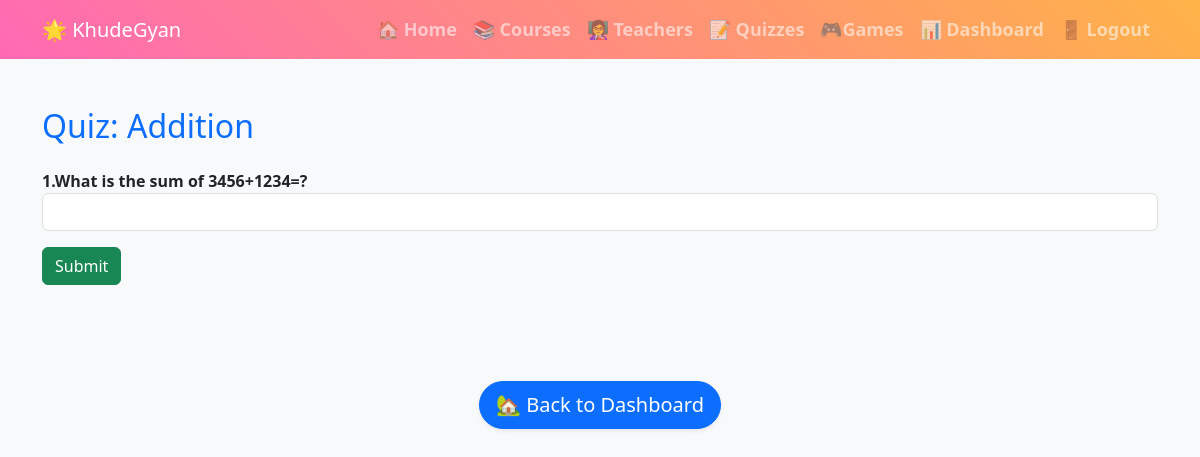
Before: /solve-quiz/Addition/ (signed in) with the older database file.
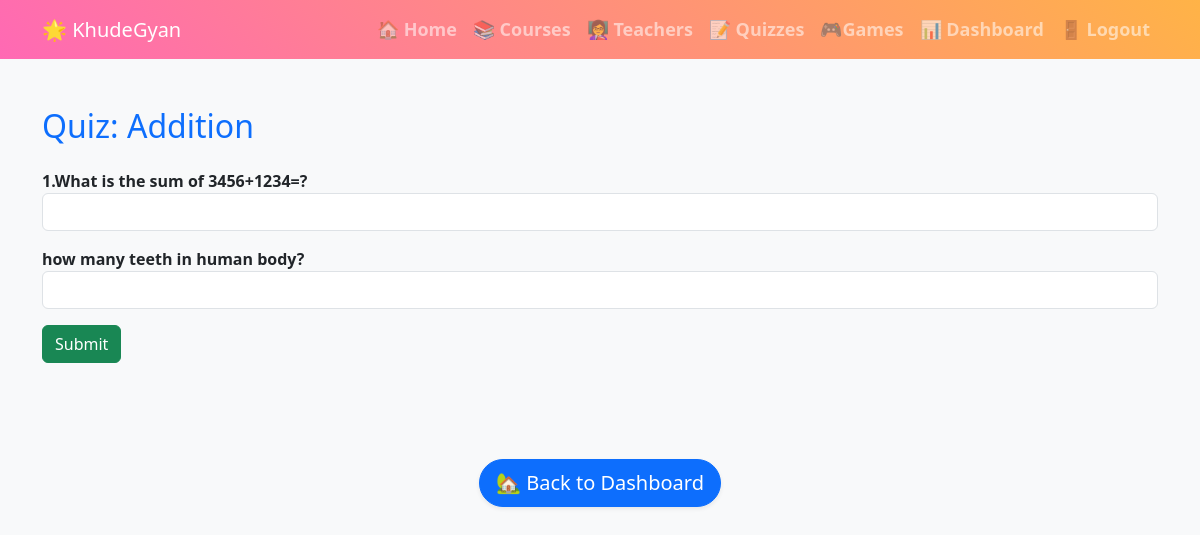
After: the same page with the newer database file.
### app1/models.py (models this page shows, shortened)
class QuizQuestion(models.Model):
    quiz = models.ForeignKey(Quiz, on_delete=models.CASCADE)
    question_text = models.TextField()
    answer_option = models.TextField()
    correct_answer = models.CharField(max_length=200)

### app1/views.py (the view, shortened to what this page needs)
# urls.py: path('solve-quiz/<str:quiz_title>/', solve_quiz_view, name='solve_quiz_page'),
@login_required
def solve_quiz_view(request, quiz_title):
    try:
        quiz = Quiz.objects.get(title=quiz_title)
    except Quiz.DoesNotExist:
        return HttpResponse("Quiz not found", status=404)
    questions = QuizQuestion.objects.filter(quiz=quiz)
    results = []
    return render(request, 'app1/solve_quiz.html', {
        'quiz': quiz,
        'questions': questions
    })

### app1/templates/app1/solve_quiz.html (shortened to what this page needs)
<!DOCTYPE html>
<html lang="en">
<head>
    <link href="https://cdn.jsdelivr.net/npm/bootstrap@5.3.0/dist/css/bootstrap.min.css" rel="stylesheet">
</head>
<body>
<nav class="navbar navbar-expand-lg navbar-dark">
    <div class="container">
        <a class="navbar-brand" href="{% url 'home' %}">🌟 KhudeGyan</a>
        <div class="collapse navbar-collapse" id="navbarNav">
            <ul class="navbar-nav ms-auto text-center">
                <li class="nav-item"><a class="nav-link" href="{% url 'home' %}">🏠 Home</a></li>
                <li class="nav-item"><a class="nav-link" href="{% url 'course_list' %}">📚 Courses</a></li>
                <li class="nav-item"><a class="nav-link" href="{% url 'teacher_list' %}">👩‍🏫 Teachers</a></li>
                <li class="nav-item"><a class="nav-link" href="{% url 'quiz_list' %}">📝 Quizzes</a></li>
                {% if user.is_authenticated and user.role == 'student' or user.is_superuser %}
                <li class="nav-item">
                   <a class="nav-link" href="{% url 'game_list' %}">🎮Games</a>
                </li>
                {% endif %}
                <li class="nav-item"> <a href="{% url 'dashboard' %}" class="nav-link">📊 Dashboard</a></li>
                <li class="nav-item"><a class="nav-link" href="{% url 'logout' %}">🚪 Logout</a></li>
            </ul>
        </div>
    </div>
</nav>
    <link href="https://cdn.jsdelivr.net/npm/bootstrap@5.3.0/dist/css/bootstrap.min.css" rel="stylesheet">
</head>
<body class="bg-light">
<div class="container py-5">
    <h2 class="mb-4 text-primary">Quiz: {{ quiz.title }}</h2>
    <form method="post">
        {% for question in questions %}
            <div class="mb-3">
                <label><strong>{{ question.question_text }}</strong></label>
                <input type="text" name="{{ question.question_text }}" class="form-control" required>
            </div>
        {% endfor %}
        <button type="submit" class="btn btn-success">Submit</button>
    </form>
</div>
<div class="text-center mt-5">
            <a href="{% url 'dashboard' %}" class="btn btn-primary btn-lg rounded-pill shadow-sm">
                🏡 Back to Dashboard
            </a>
        </div>
</body>
</html>

Changed rows visible on the page:
added QuizQuestion: question_text "how many teeth in human body?"
